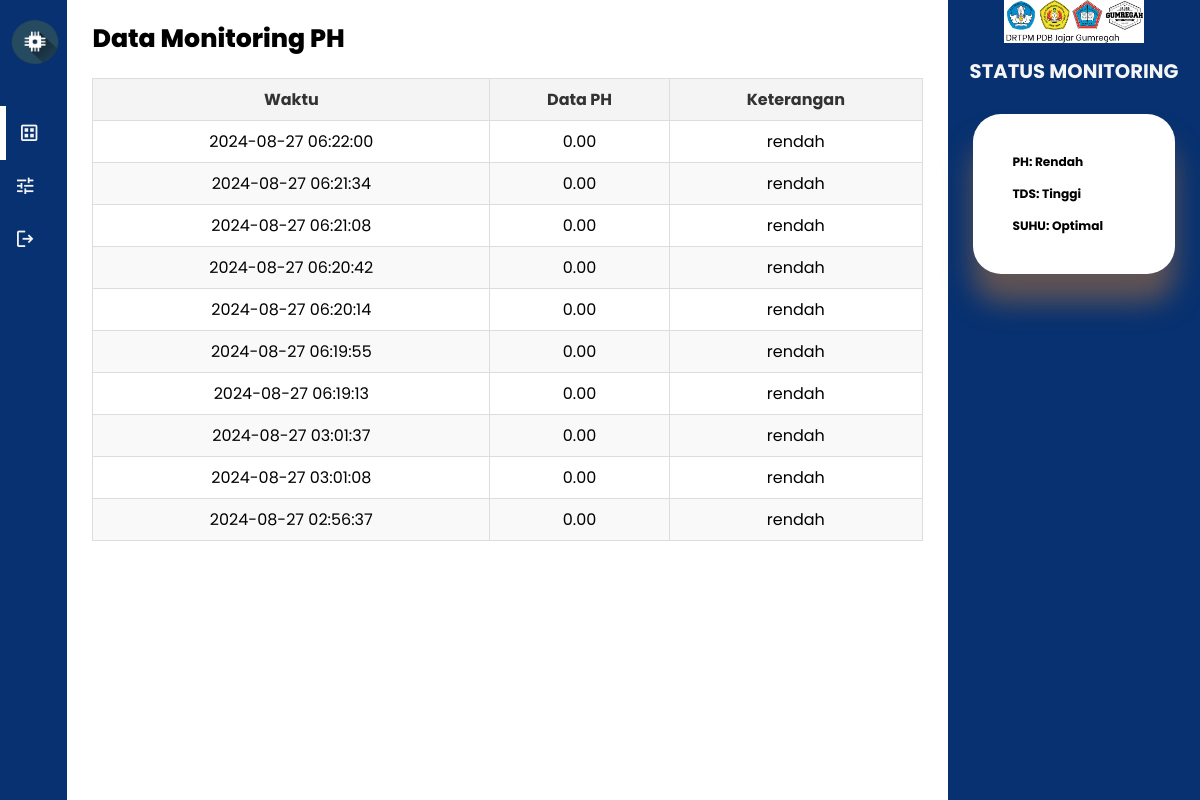
/admin/datatds.php, run on the app's committed database.
### tables this page shows
CREATE TABLE `data_tds` (
  `id_tds` int(11) NOT NULL,
  `date` timestamp NOT NULL DEFAULT CURRENT_TIMESTAMP,
  `tds` decimal(10,2) NOT NULL,
  `status_tds` enum('tinggi','optimal','rendah') NOT NULL
);

### admin/datatds.php (the view, shortened to what this page needs)
<?php
$conection = mysqli_connect("localhost", "root", "", "iotmonitoring");
$query = "SELECT * FROM data_tds ORDER BY date DESC LIMIT 10";
$result = mysqli_query($conection, $query);
?>
<!DOCTYPE html>
<html lang="en">
<head>
    <link rel="stylesheet" type="text/css" href="../assets/css/style.css">
</head>
<body>
    <div class="container">
        <aside>
            <div class="top">
                <div class="logo">
                    <img src="../assets/gallery/logo.png">
                </div>
            </div>
            <div class="sidebar">
                <a href="" class="active">
                    <span class="material-symbols-outlined">dataset</span>
                </a>
                <a href="">
                    <span class="material-symbols-outlined">tune</span>
                </a>
                <a href="logout.php">
                    <span class="material-symbols-outlined">logout</span>
                </a>
            </div>
        </aside>
        <main>
            <h1>Data Monitoring PH</h1>
            <table>
                <thead>
                    <tr>
                        <th>Waktu</th>
                        <th>Data PH</th>
                        <th>Keterangan</th>
                    </tr>
                </thead>
                <tbody>
                    <?php
                    while ($row = mysqli_fetch_assoc($result)) {
                        echo "<tr>";
                        echo "<td>" . htmlspecialchars($row['date']) . "</td>";
                        echo "<td>" . htmlspecialchars($row['tds']) . "</td>";
                        echo "<td>" . htmlspecialchars($row['status_tds']) . "</td>";
                        echo "</tr>";
                    }
                    ?>
                </tbody>
            </table>
        </main>
        <div class="right">
            <div class="top">
                <div class="profile">
                    <span><img src="../assets/gallery/logo.jpeg"></span>
                </div>
            </div>
            <div class="information">
                <h2 style="color:whitesmoke">STATUS MONITORING</h2>
                <div class="status-data">
                    <h3>PH: Rendah</h3>
                    <h3>TDS: Tinggi</h3>
                    <h3>SUHU: Optimal</h3>
                </div>
            </div>
        </div>
    </div>
</body>
</html>

### assets/css/style.css (style rules this page uses)
:root { --color-background:gray; --card-border-radius:2rem; --card-padding:1.8rem; --box-shadow:0 2rem 2rem rgb(98, 84, 84); }
.material-symbols-outlined { color: whitesmoke; }
* { text-decoration: none; color: black; padding:0; margin:0; outline:0; border:0; appearance: none; list-style: none; box-sizing: border-box; }
html { font-size: 14px; }
body { width: 100vw; height: 100vh; font-family: poppins, sans-serif; font-size: 0.88rem; background: var(--color-background); user-select:none; overflow-x:hidden; }
.container { display: grid; width: 96%; margin: 0 auto; background:rgb(255, 255, 255); gap: 1.8rem; grid-template-columns: 18rem auto 23rem; }
img { display:block; width:100%; }
h1 { font-weight: 800; font-size: 1.8rem; }
h2 { font-size: 1.4rem; }
h3 { font-size: 0.87rem; }
aside { height: 100vh; background: rgb(7, 49, 112); }
aside .top { background:rgb(7, 49, 112); display: flex; align-items: center; justify-content: space-between; margin-top: 1.4rem; }
aside .logo { display: flex; align-items: center; }
aside .logo img { width: 4.5rem; height: 3rem; }
aside .sidebar { background:rgb(7, 49, 112); display: flex; flex-direction: column; height: 86vh; position:relative; top: 3rem; }
aside .sidebar a { display: flex; margin-left: 1rem; gap:0.5rem; align-items: center; position: relative; height: 3.8rem; transition: all 300ms ease; }
aside .sidebar a span { font-size: 1.6rem; transition: all 300ms ease; color: whitesmoke; }
aside .sidebar a.active { margin-left: 0; }
aside .sidebar a.active span { color: whitesmoke; margin-left: calc(1rem - 9px) }
aside .sidebar a.active:before { content: ''; width: 6px; height: 100%; background: rgb(255, 255, 255); }
main { margin-top: 1.4rem; }
.right { background-color: rgb(7, 49, 112); display: flex; flex-direction: column; height: 100vh; }
.right .top { display: flex; justify-content: end; gap: 2rem; background: rgb(7, 49, 112); height: 3rem; }
.right .top .profile { display: flex; align-items: center; justify-content: center; width: 100%; }
.profile span { width: 10rem; }
.right .information { margin-top: 1rem; display: flex; flex-direction: column; align-items: center; flex: 1; }
.right .information h2 { margin-bottom: 2rem; }
.right .information h3 { margin: 1rem; }
.right .information .status-data { margin: 0 auto; padding: var(--card-padding); width: 80%; background: white; border-radius: var(--card-border-radius); box-shadow: var(--box-shadow); transition: all 300ms ease; }
@media screen and (max-width: 1200px) { body { background: gray; } }
@media screen and (max-width: 1200px) { .container { width: 100%; grid-template-columns: 4.8rem auto 18rem; } }
@media screen and (max-width: 1200px) { aside .logo img { width: 5rem; height: 3.2rem; } }
@media screen and (max-width: 1200px) { aside .sidebar a { width: 4.8rem; } }
@media screen and (max-width: 1200px) { aside .sidebar span { display: flex; } }
table { width: 100%; border-collapse: collapse; margin: 20px 0; font-size: 16px; text-align: left; }
table th, table td { border: 1px solid #ddd; padding: 8px; }
table th { background-color: #f4f4f4; color: #333; }
table tr:nth-child(even) { background-color: #f9f9f9; }
table th, table td { text-align: center; }

### data on the page
data_tds: date "2024-08-27 06:22:00", tds "0.00", status_tds "rendah"
data_tds: date "2024-08-27 06:21:34", tds "0.00", status_tds "rendah"
data_tds: date "2024-08-27 06:21:08", tds "0.00", status_tds "rendah"
data_tds: date "2024-08-27 06:20:42", tds "0.00", status_tds "rendah"
data_tds: date "2024-08-27 06:20:14", tds "0.00", status_tds "rendah"
data_tds: date "2024-08-27 06:19:55", tds "0.00", status_tds "rendah"
data_tds: date "2024-08-27 06:19:13", tds "0.00", status_tds "rendah"
data_tds: date "2024-08-27 03:01:37", tds "0.00", status_tds "rendah"
data_tds: date "2024-08-27 03:01:08", tds "0.00", status_tds "rendah"
data_tds: date "2024-08-27 02:56:37", tds "0.00", status_tds "rendah"
